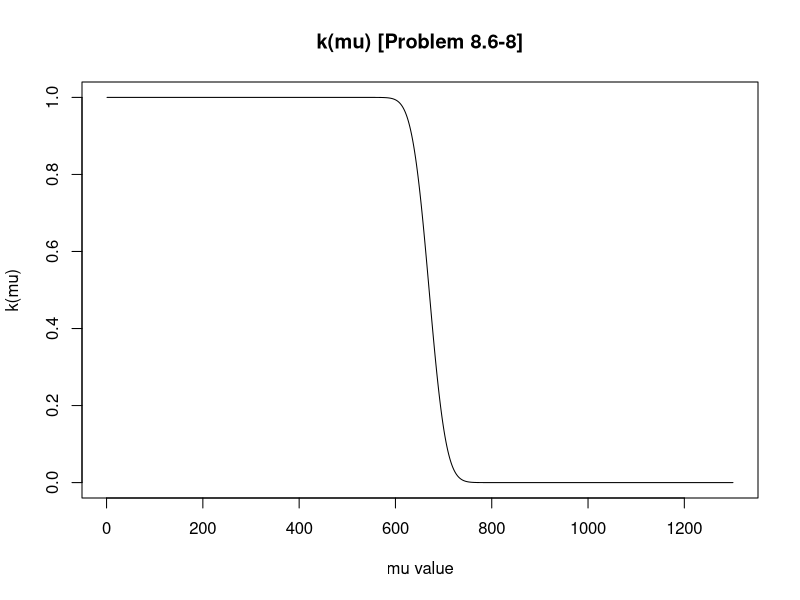

The R source for this figure:
# Problem 8.6-8

#part d
eq = function(x){pnorm((668.94-x)/28)}
plot(eq(0:1300), type = 'l', xlab="mu value", ylab="k(mu)", main="k(mu) [Problem 8.6-8]")

#part e
x = c(425, 710, 661, 664, 732, 714, 934, 761, 744, 653, 725, 657, 421, 573, 535, 602, 537, 405, 874, 791, 721, 849, 567, 468, 975)

xbar = mean(x)

sprintf("xbar : %.9f", xbar)

# part e
s = 140 
n = length(x)
alpha = 0.05 

z = abs(xbar-715)/28
p = 1-pnorm(z)
sprintf("|z| : %.9f", z)
sprintf("p = P(Z > |z|) : %.9f", p)